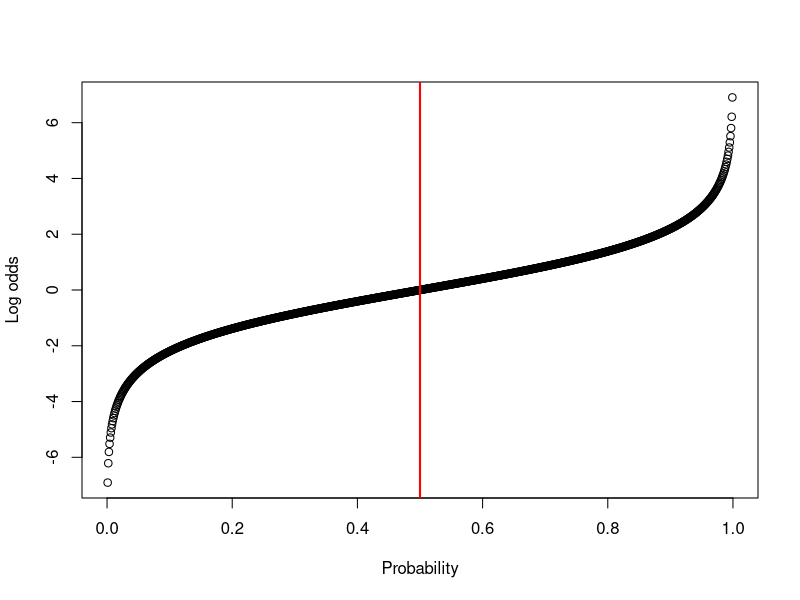
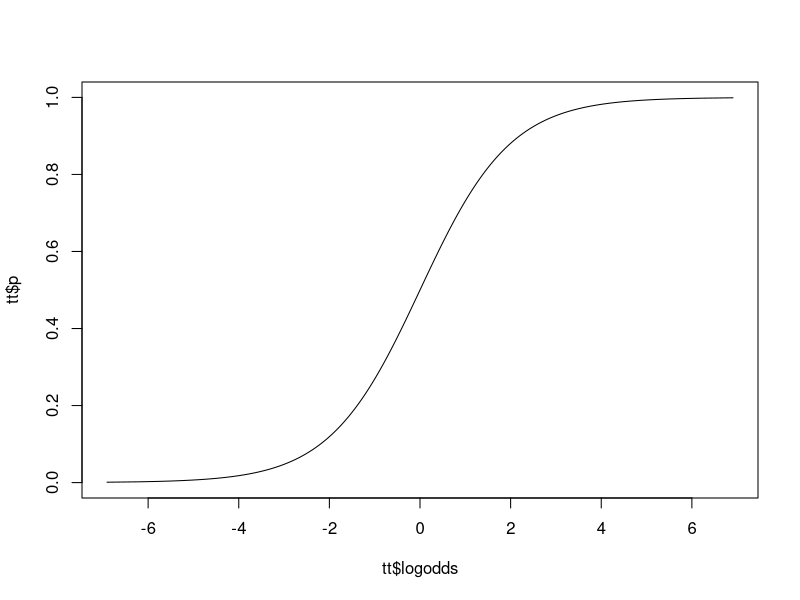
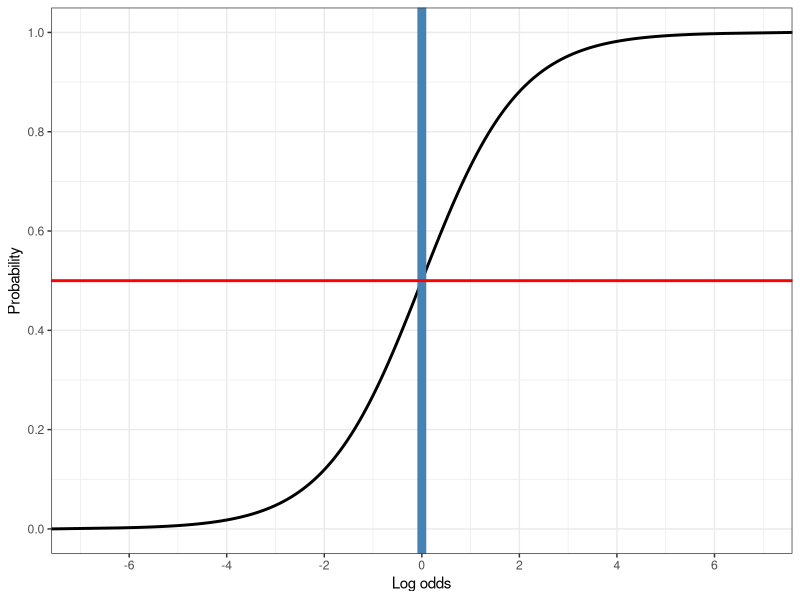

The R source for these figures, in order:


rm(list = ls())
library("tidyverse")
theme_set(theme_bw()) # set grapahics theme

# Disable scientific notation.
options(scipen = 999)

#=====================================
#> Probability and odds ratio table ----
#=====================================

p    <- seq(0, 1, by = 0.001)

failure <- 1-p
odds <- p/(1-p)

logodds <- log(p/(1-p))
odds_ch <- exp(logodds)

odds_d_by_1plus_odds  <-
            odds / (1 + odds)

tt <- data.frame(p, failure, odds, logodds,
          odds_ch, odds_d_by_1plus_odds)
p2 <- c(0, 0.001, 0.01, 0.1, 0.15, .2, .25, .3, .4, .45, .5,
  .55, .6, .7, .75, .8, .85, .9, .99, .999, 1)
p_table  <- tt %>% filter(p %in% p2)

round(p_table, digits = 4)

#                                  (SHRINK) (BALLOON UP)
#    success  failure    odds  |    logodds exp(logodds) odds/1+odds
#        p       1-p     p/1-p |               = odds       = p
# -----------------------------|   -----------------------------
# 1    0.000    1.000   0.0000 |       -Inf    0.0000      0.000
# 2    0.001    0.999   0.0010 |    -6.9068    0.0010      0.001
# 3    0.010    0.990   0.0101 |    -4.5951    0.0101      0.010
# 4    0.100    0.900   0.1111 |    -2.1972    0.1111      0.100
# 5    0.150    0.850   0.1765 |    -1.7346    0.1765      0.150
# 6    0.200    0.800   0.2500 |    -1.3863    0.2500      0.200
# 7    0.250    0.750   0.3333 |    -1.0986    0.3333      0.250
# 8    0.300    0.700   0.4286 |    -0.8473    0.4286      0.300
# 9    0.400    0.600   0.6667 |    -0.4055    0.6667      0.400
# 10   0.450    0.550   0.8182 |    -0.2007    0.8182      0.450
# -----------------------------|   ------------------------------
# 11   0.500    0.500   1.0000 |     0.0000    1.0000      0.500
# -----------------------------|   ------------------------------
# 12   0.550    0.450   1.2222 |     0.2007    1.2222      0.550
# 13   0.600    0.400   1.5000 |     0.4055    1.5000      0.600
# 14   0.700    0.300   2.3333 |     0.8473    2.3333      0.700
# 15   0.750    0.250   3.0000 |     1.0986    3.0000      0.750
# 16   0.800    0.200   4.0000 |     1.3863    4.0000      0.800
# 17   0.850    0.150   5.6667 |     1.7346    5.6667      0.850
# 18   0.900    0.100   9.0000 |     2.1972    9.0000      0.900
# 19   0.990    0.010  99.0000 |     4.5951   99.0000      0.990
# 20   0.999    0.001 999.0000 |     6.9068  999.0000      0.999
# 21   1.000    0.000      Inf |        Inf       Inf        NaN

#=====================================
#> Plot 1 ----
#=====================================

# x = Probability
plot(x = tt$p, y = tt$logodds,
     xlab = "Probability", ylab = "Log odds")
abline(v = 0.5, col = "red", lwd = 2)


# not used
# ggplot(tt, aes(x = p, y = logodds)) + geom_line(linewidth = 1) +
#  labs(x = "Probability", y = "Log odds")

#=====================================
#> Plot 2 ----
#=====================================

# x = logodds
plot(x = tt$logodds, y = tt$p, type = "l")

# in ggplot
ggplot(tt, aes(x = logodds, y = p)) + geom_line(linewidth = 1) +
 geom_vline(xintercept = 0, linetype="solid",
            color = "steelblue", linewidth = 3) +
 geom_hline(yintercept = 0.5, linetype="solid",
            color = "red", linewidth = 1) +
 scale_x_continuous(breaks = seq(-6, 6, 2)) +
 scale_y_continuous(breaks = seq(0, 1, 0.2)) +
 labs(x = "Log odds", y = "Probability")

# Reference
# https://stats.idre.ucla.edu/other/mult-pkg/faq/general/faq-how-do-i-interpret-odds-ratios-in-logistic-regression/
